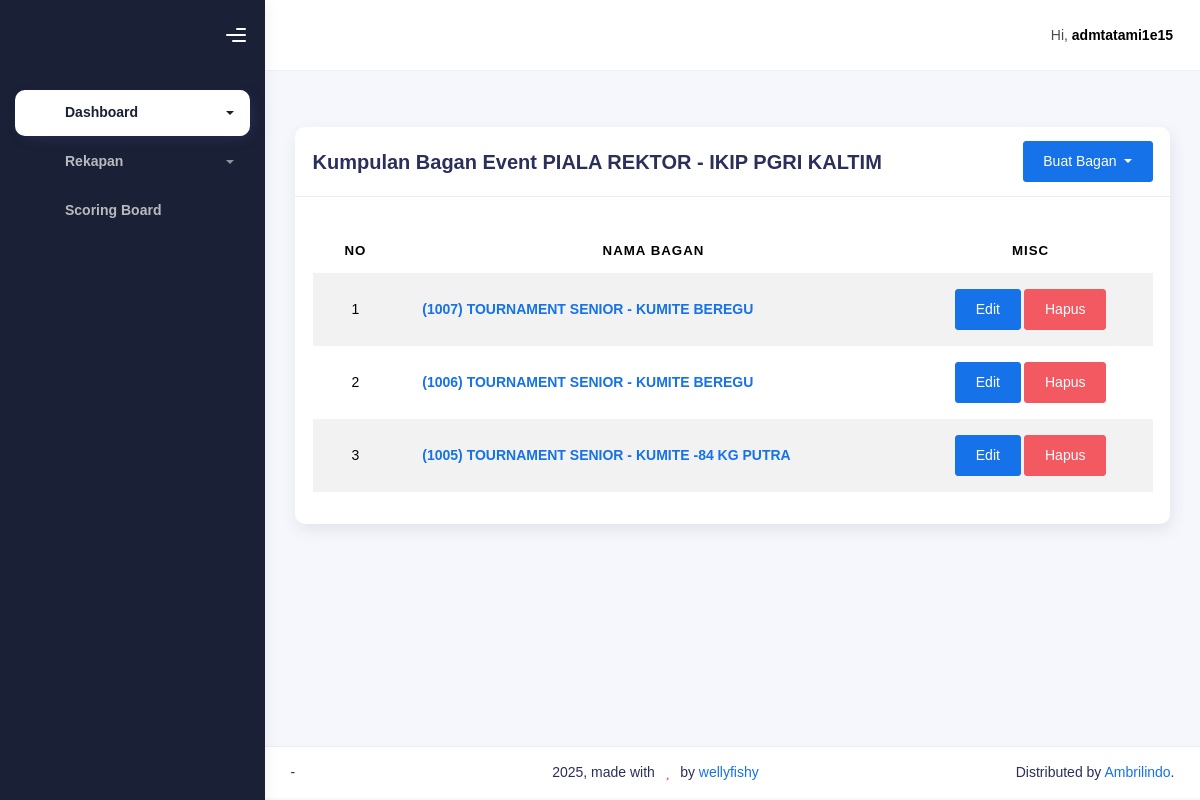
Screenshot of /admin-dashboard/15 (signed in) with the database file from the repository.
### backend/models.py (models this page shows, shortened)
class Event(models.Model):
    nama_event = models.CharField(max_length=150, null=True, blank=True)
    sedang_berjalan = models.BooleanField(default=False)

class Bagan(models.Model):
    TIPE = [
        ('1', 'Kata'),
        ('2', 'Kumite'),
    ]
    event = models.ForeignKey(Event, null=True, blank=True, on_delete=models.CASCADE)
    nama_bagan = models.CharField(max_length=100, null=True, blank=True)
    nomor_tanding = models.ForeignKey(NomorTanding, null=True, blank=True, on_delete=models.SET_NULL)
    tipe_tanding = models.CharField(max_length=20, null=True, blank=True, choices=TIPE)
    juara_1 = models.ForeignKey(Atlet, on_delete=models.SET_NULL, related_name="juara1", null=True, blank=True)
    juara_2 = models.ForeignKey(Atlet, on_delete=models.SET_NULL, related_name="juara2", null=True, blank=True)
    juara_3a = models.ForeignKey(Atlet, on_delete=models.SET_NULL, related_name="juara3a", null=True, blank=True)
    juara_3b = models.ForeignKey(Atlet, on_delete=models.SET_NULL, related_name="juara3b", null=True, blank=True)
    round_robin = models.BooleanField(default=False)
    pool = models.IntegerField(default=1)

### backend/views.py (the view, shortened to what this page needs)
# urls.py: path('admin-dashboard/<int:event_pk>', admin_dashboard, name="admin-dashboard"),
def admin_dashboard(request, event_pk):
    event = Event.objects.get(pk=event_pk)
    admin_tatami = AdminTatami.objects.filter(user=request.user, event=event).first()
    nomor_tandings = NomorTanding.objects.filter(event=event)
    bagans = Bagan.objects.filter(event=event).order_by('-pk')
    custom_order = [1, 8, 4, 5, 2, 7, 3, 6]
    atlet_assignment1 = {
                        1: 'atlet1',
                        8: 'atlet2',
                        4: 'atlet2',
                        5: 'atlet1',
                        2: 'atlet2',
                        7: 'atlet1',
                        3: 'atlet1',
                        6: 'atlet2',
                    }
    context = {
        'on': 'utama',
        'event': event,
        'admin_tatami': admin_tatami,
        'nomor_tandings': nomor_tandings,
        'bagans': bagans,
    }
    return render(request, 'admin/dashboard.html', context)

### backend/templates/admin/dashboard.html (shortened to what this page needs)
{% extends "admin/base-dashboard.html" %} {% load static %}
{% block content %}
<div class="container">
    <div class="page-inner">
        <div class="page-header">
        </div>
        <div class="row">
            <div class="col-md-12">
                <div class="card">
                    <div class="card-header" style="display: flex; justify-content: space-between; align-items: center;">
                        <div class="card-title" style="margin-right: 10px;">Kumpulan Bagan Event {{ event.nama_event }}</div>
                        <div>
                            <div class="dropdown">
                                <button class="btn btn-primary dropdown-toggle" type="button" data-bs-toggle="dropdown" aria-expanded="false">
                                    Buat Bagan
                                </button>
                            </div>
                        </div>
                    </div>
                    <div class="card-body">
                        <table class="table table-striped mt-3">
                        <thead>
                            <tr>
                            <th scope="col" style="text-align: center;">No</th>
                            <th scope="col" style="text-align: center;">Nama Bagan</th>
                            <th scope="col" style="text-align: center;">MISC</th>
                            </tr>
                        </thead>
                        <tbody>
                            {% for bagan in bagans %}
                            <tr>
                                <td style="text-align: center;">{{ forloop.counter }}</td>
                                <td><a href="{% url 'admin-bagan-detail' event_pk=event.pk bagan_pk=bagan.pk %}"><b>({{ bagan.pk }}) {{ bagan.nama_bagan }}</b></td>
                                <td style="text-align: center;">
                                    <a href="{% url 'edit-admin-bagan-detail' event_pk=event.pk bagan_pk=bagan.pk %}" class="btn btn-primary">Edit</a>
                                    <a href="#" class="btn btn-danger" data-bs-toggle="modal" data-bs-target="#hapusModal{{ bagan.pk }}">Hapus</a>
                                </td>
                            </tr>
                            {% endfor %}
                        </tbody>
                        </table>
                    </div>
                </div>
            </div>
        </div>
    </div>
</div>
{% endblock content %}

### backend/templates/admin/base-dashboard.html (shortened to what this page needs)
{% load static %}
<!DOCTYPE html>
<html lang="en">
  <head>
    <link rel="stylesheet" href="{% static 'css/bootstrap.min.css' %}" />
    <link rel="stylesheet" href="{% static 'css/plugins.min.css' %}" />
    <link rel="stylesheet" href="{% static 'css/ambrilindo.min.css' %}" />
    <link rel="stylesheet" href="{% static 'icons/fontawesome-free/css/all.min.css' %}" />
    <link href="{% static 'select2/dist/css/select2.min.css' %}" rel="stylesheet">
  </head>
  <body>
    <div class="wrapper">
      <div class="sidebar sidebar-style-2" data-background-color="dark">
        <div class="sidebar-logo">
          <div class="logo-header" data-background-color="dark">
            <div class="nav-toggle">
              <button class="btn btn-toggle toggle-sidebar">
                <i class="gg-menu-right"></i>
              </button>
            </div>
          </div>
        </div>
        <div class="sidebar-wrapper scrollbar scrollbar-inner">
          <div class="sidebar-content">
            <ul class="nav nav-secondary">
              <li class="nav-item {% if on == 'utama' or on == 'atlet' or on == 'tatami' or on == 'nomor-tanding' %}active{% endif %}">
                <a data-bs-toggle="collapse" href="#dashboard" class="collapsed" aria-expanded="false">
                  <i class="fas fa-home"></i>
                  <p>Dashboard</p>
                  <span class="caret"></span>
                </a>
              </li>
              <li class="nav-item {% if on == 'utusan' or on == 'perguruan' or on == 'rekapan' or on == 'roster-counter' %}active{% endif %}">
                <a data-bs-toggle="collapse" href="#rekapan" class="collapsed" aria-expanded="false">
                  <i class="fas fa-book"></i>
                  <p>Rekapan</p>
                  <span class="caret"></span>
                </a>
              </li>
              {% if admin_tatami %}
              <li class="nav-item">
                <a href="#" onclick="openFullscreenWindow('{% url 'scoring-board' tatami_pk=admin_tatami.tatami.pk %}'); return false;">
                  <i class="fas fa-braille"></i>
                  <p>Scoring Board</p>
                </a>
              </li>
              {% endif %}
            </ul>
          </div>
        </div>
      </div>
      <div class="main-panel">
        <div class="main-header">
          <nav class="navbar navbar-header navbar-header-transparent navbar-expand-lg border-bottom">
            <div class="container-fluid">
              <ul class="navbar-nav topbar-nav ms-md-auto align-items-center">
                <li class="nav-item topbar-user dropdown hidden-caret">
                  <a class="dropdown-toggle profile-pic" data-bs-toggle="dropdown" href="#" aria-expanded="false">
                    <span class="profile-username">
                      <span class="op-7">Hi,</span>
                      <span class="fw-bold">{{ request.user }}</span>
                    </span>
                  </a>
                </li>
              </ul>
            </div>
          </nav>
        </div>
        {% block content %}{% endblock content %}
      <footer class="footer">
          <div class="container-fluid d-flex justify-content-between">
            <nav class="pull-left">
              <ul class="nav">
                <li class="nav-item">
                  -
                </li>
              </ul>
            </nav>
            <div class="copyright">
              2025, made with <i class="fa fa-heart heart text-danger"></i> by
              <a href="">wellyfishy</a>
            </div>
            <div>
              Distributed by
              <a target="_blank" href="">Ambrilindo</a>.
            </div>
          </div>
        </footer>
      </div>
    </div>
  </body>
</html>

### rows the page displays
Event: nama_event "PIALA REKTOR - IKIP PGRI KALTIM"
Bagan: pk "1007", nama_bagan "TOURNAMENT SENIOR - KUMITE BEREGU"
Bagan: pk "1006", nama_bagan "TOURNAMENT SENIOR - KUMITE BEREGU"
Bagan: pk "1005", nama_bagan "TOURNAMENT SENIOR - KUMITE -84 KG PUTRA"

### other values shown
{{ request.user }} "admtatami1e15"
